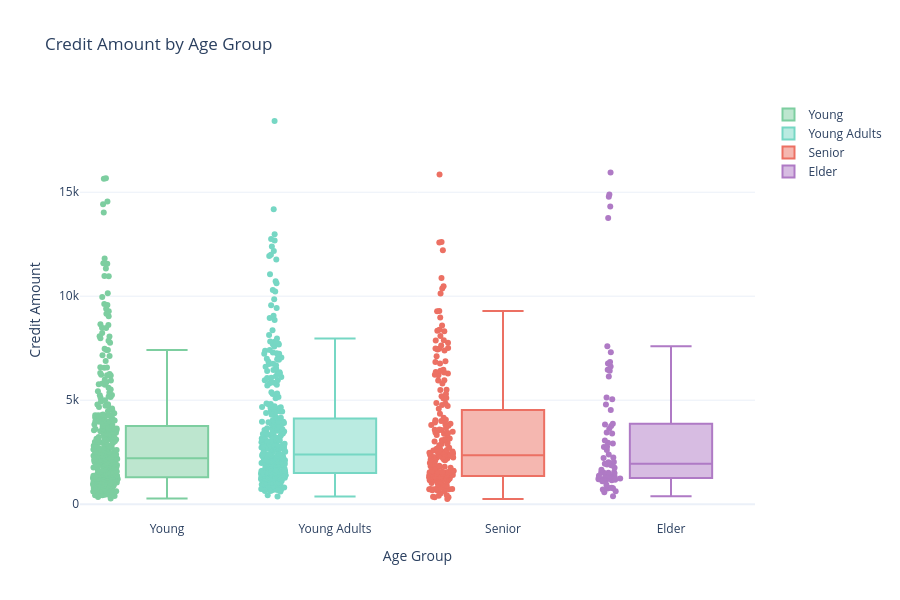

Notebook cell for this chart:
### Code cell
import plotly.graph_objects as go

# Create figure directly from dataframe (no manual lists needed)
fig = go.Figure()

fig.add_trace(go.Box(
    y=df.loc[df['Age_Group'] == 'Young', 'Credit_amount'],
    name="Young",
    boxpoints='all',
    jitter=0.3,
    pointpos=-1.5,
    marker_color='#7DCEA0'
))

fig.add_trace(go.Box(
    y=df.loc[df['Age_Group'] == 'Young Adults', 'Credit_amount'],
    name="Young Adults",
    boxpoints='all',
    jitter=0.3,
    pointpos=-1.5,
    marker_color='#76D7C4'
))

fig.add_trace(go.Box(
    y=df.loc[df['Age_Group'] == 'Senior', 'Credit_amount'],
    name="Senior",
    boxpoints='all',
    jitter=0.3,
    pointpos=-1.5,
    marker_color='#EC7063'
))

fig.add_trace(go.Box(
    y=df.loc[df['Age_Group'] == 'Elder', 'Credit_amount'],
    name="Elder",
    boxpoints='all',
    jitter=0.3,
    pointpos=-1.5,
    marker_color='#AF7AC5'
))

# Layout
fig.update_layout(
    title="Credit Amount by Age Group",
    xaxis_title="Age Group",
    yaxis_title="Credit Amount",
    template="plotly_white",
    height=600
)

fig.show()

### Figure 1 — Plotly figure (JSON) as saved in the notebook; plotly's stock layout.template omitted (floating-point values rounded to 4 significant figures; data arrays with more than 128 entries replaced by an {"elided": "..."} marker saying what was removed)
{"data": [{"boxpoints": "all", "jitter": 0.3, "marker": {"color": "#7DCEA0"}, "name": "Young", "pointpos": -1.5, "type": "box", "y": {"elided": "371 int values"}}, {"boxpoints": "all", "jitter": 0.3, "marker": {"color": "#76D7C4"}, "name": "Young Adults", "pointpos": -1.5, "type": "box", "y": {"elided": "355 int values"}}, {"boxpoints": "all", "jitter": 0.3, "marker": {"color": "#EC7063"}, "name": "Senior", "pointpos": -1.5, "type": "box", "y": {"elided": "203 int values"}}, {"boxpoints": "all", "jitter": 0.3, "marker": {"color": "#AF7AC5"}, "name": "Elder", "pointpos": -1.5, "type": "box", "y": [1169, 3059, 1199, 6836, 1264, 6143, 2225, 1953, 1526, 1755, 618, 15945, 2012, 781, 766, 7308, 571, 5129, 1175, 1908, 1364, 2767, 1154, 2748, 1520, 4796, 6615, 1239, 13756, 14782, 14318, 3448, 3394, 1512, 2924, 3622, 3757, 1374, 2032, 1255, 1199, 2246, 385, 4526, 2600, 3832, 2384, 1538, 7596, 790, 6416, 1299, 5045, 1655, 1480, 3872, 1940, 6468, 930, 1338, 2957, 6761, 1364, 709, 1098, 14896, 1867, 1231, 1258, 753, 1409]}], "layout": {"height": 600, "title": {"text": "Credit Amount by Age Group"}, "xaxis": {"title": {"text": "Age Group"}}, "yaxis": {"title": {"text": "Credit Amount"}}}}
